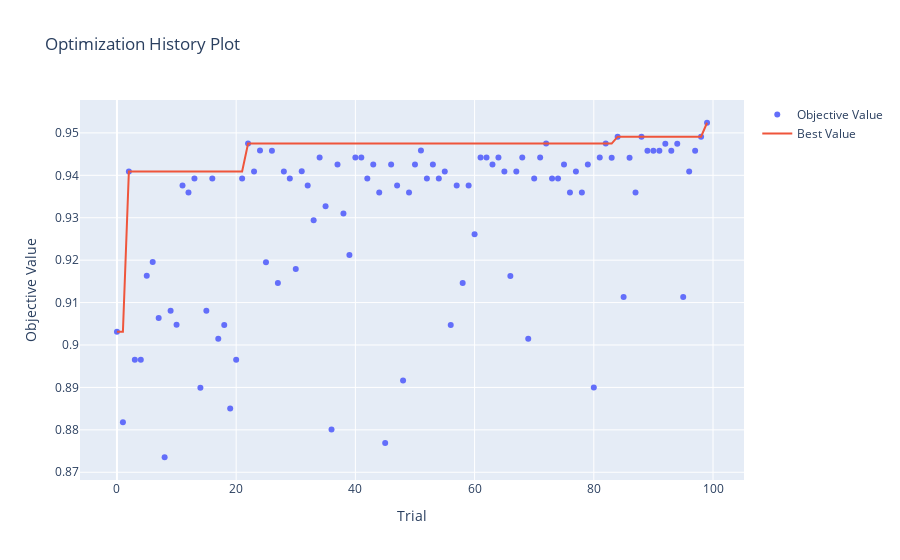

The notebook cell this image was saved under:
### Code cell
optuna.visualization.plot_optimization_history(study).show()
